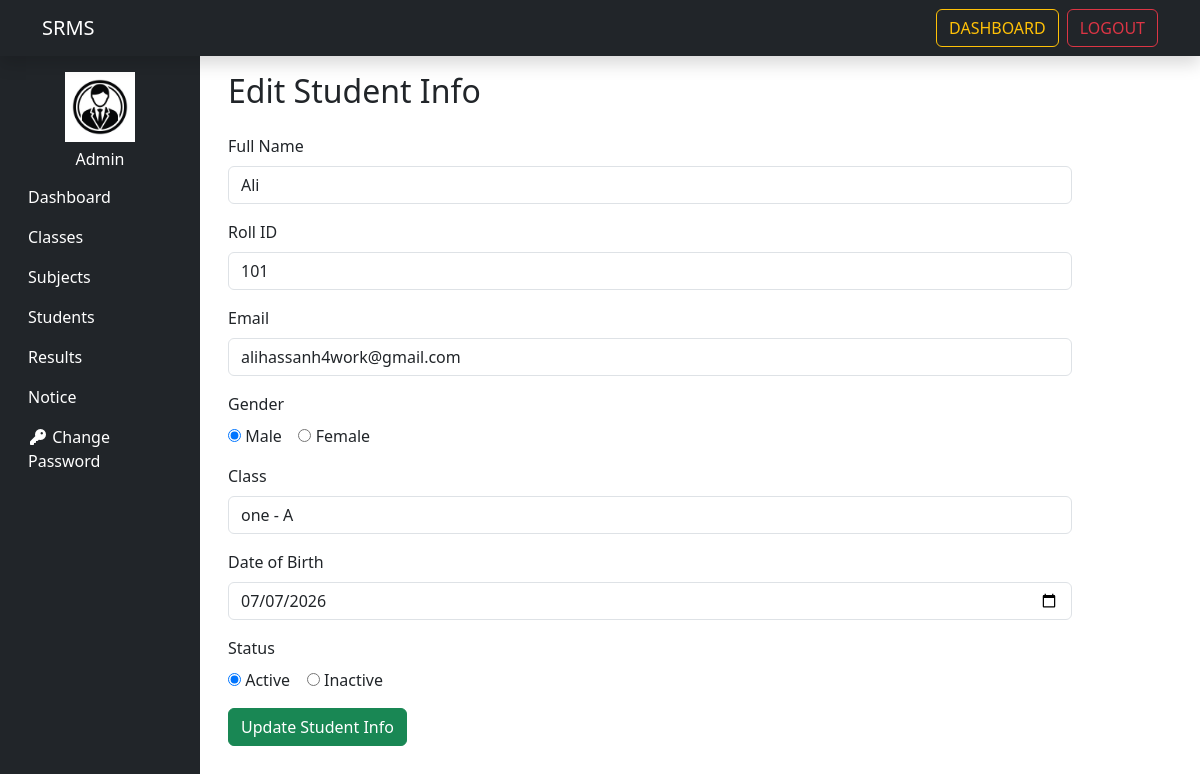
The app's page /edit_student/1/ (signed in) with its own data.
### schoolresultsystem/models.py (models this page shows, shortened)
class Student(models.Model):
    Choices = (('Male', 'Male'), ('Female', 'Female'))
    name = models.CharField(max_length=50)
    roll_id = models.CharField(max_length=30)
    Email=models.EmailField(max_length=50)
    gender = models.CharField(max_length=10, choices=Choices)
    Date_of_birth = models.DateField()
    Student_class = models.ForeignKey(Class, on_delete=models.SET_NULL,null=True) # keep record if student_class is deleted
    Reg_date = models.DateField(auto_now_add=True)
    updation_date = models.DateTimeField(auto_now=True)
    Status = models.CharField(default=1)

class Class(models.Model):
    class_name = models.CharField(max_length=50)
    class_numeric = models.IntegerField()
    section = models.CharField(max_length=50)
    creation_date = models.DateTimeField(auto_now_add=True)
    updation_date = models.DateTimeField(auto_now=True)

### schoolresultsystem/views.py (the view, shortened to what this page needs)
# urls.py: path('edit_student/<int:student_id>/',edit_student,name='edit_student'),
@login_required
def edit_student(request, student_id):
    student_obj = get_object_or_404(Student, pk=student_id)
    classes = Class.objects.all()
    context = {"student_obj": student_obj,"classes": classes,}
    return render(request, "Admin/Students/edit_student.html", context)

### schoolresultsystem/templates/Admin/Students/edit_student.html (shortened to what this page needs)
{% extends 'admin_base.html' %}
{% load static %}
{% block content %}
<div class="container">
    <h2 class="mb-4">Edit Student Info</h2>
    <form method="POST">
        <div class="mb-3">
            <label class="form-label">Full Name</label>
            <input type="text"
                   class="form-control"
                   name="fullname"
                   value="{{ student_obj.name }}"
                   required>
        </div>
        <div class="mb-3">
            <label class="form-label">Roll ID</label>
            <input type="text"
                   class="form-control"
                   name="rollid"
                   value="{{ student_obj.roll_id }}"
                   maxlength="30"
                   required>
        </div>
        <div class="mb-3">
            <label class="form-label">Email</label>
            <input type="email"
                   class="form-control"
                   name="email"
                   value="{{ student_obj.Email }}"
                   required>
        </div>
        <div class="mb-3">
            <label class="form-label">Gender</label><br>
            <input type="radio"
                   id="male"
                   name="gender"
                   value="Male"
                   {% if student_obj.gender == "Male" %}checked{% endif %}>
            <label for="male">Male</label>
            <input type="radio"
                   id="female"
                   name="gender"
                   value="Female"
                   {% if student_obj.gender == "Female" %}checked{% endif %}>
            <label for="female">Female</label>
        </div>
        <div class="mb-3">
            <label class="form-label">Class</label>
            <select name="class" class="form-control" required>
                {% for c in classes %}
                    <option value="{{ c.id }}"
                        {% if student_obj.Student_class.id == c.id %}
                            selected
                        {% endif %}>
                        {{ c.class_name }} - {{ c.section }}
                    </option>
                {% endfor %}
            </select>
        </div>
        <div class="mb-3">
            <label class="form-label">Date of Birth</label>
            <input type="date"
                   class="form-control"
                   name="dob"
                   value="{{ student_obj.Date_of_birth|date:'Y-m-d' }}"
                   required>
        </div>
        <div class="mb-3">
            <label class="form-label">Status</label><br>
            <input type="radio"
                   id="active"
                   name="Status"
                   value="1"
                   {% if student_obj.Status == "1" %}checked{% endif %}>
            <label for="active">Active</label>
            <input type="radio"
                   id="inactive"
                   name="Status"
                   value="0"
                   {% if student_obj.Status == "0" %}checked{% endif %}>
            <label for="inactive">Inactive</label>
        </div>
        <button type="submit" class="btn btn-success">
            Update Student Info
        </button>
    </form>
</div>
{% endblock %}

### records on screen
Student: fullname "Ali", rollid "101", email "alihassanh4work@gmail.com", gender "☑ Male", gender "☐ Female", class "one - A", dob "07/07/2026", Status "☑ Active", Status "☐ Inactive"
